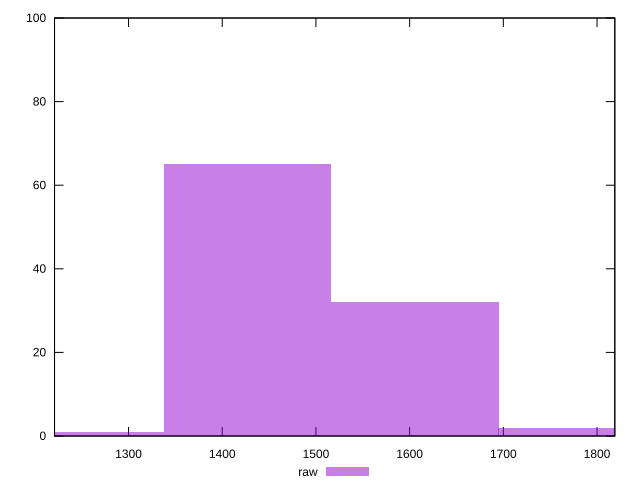

Reproduce this figure in gnuplot.
reset

$raw <<EOF
1784.05734457484 2
1605.651610117356 32
1427.2458756598721 65
1248.8401412023882 1
EOF

set key outside below
set boxwidth 178.40573445748402
set xrange [1221:1819]
set yrange [0:100]
set trange [0:100]
set style fill transparent solid 0.5 noborder
set terminal svg size 640, 490 enhanced background rgb 'white'
set output "report_00017_2021-02-10T15-08-03.406Z/render-blocking-resources/samples/pages/raw/histogram.svg"

plot $raw title "raw" with boxes

reset
